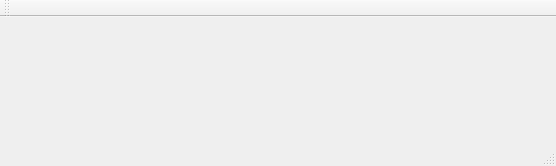
<?xml version="1.0" encoding="UTF-8"?>
<ui version="4.0">
 <class>MainWindow</class>
 <widget class="QMainWindow" name="MainWindow">
  <property name="geometry">
   <rect>
    <x>0</x>
    <y>0</y>
    <width>556</width>
    <height>166</height>
   </rect>
  </property>
  <property name="windowTitle">
   <string>MainWindow</string>
  </property>
  <widget class="QWidget" name="centralWidget"/>
  <widget class="QMenuBar" name="menuBar">
   <property name="geometry">
    <rect>
     <x>0</x>
     <y>0</y>
     <width>556</width>
     <height>21</height>
    </rect>
   </property>
  </widget>
  <widget class="QToolBar" name="mainToolBar">
   <attribute name="toolBarArea">
    <enum>TopToolBarArea</enum>
   </attribute>
   <attribute name="toolBarBreak">
    <bool>false</bool>
   </attribute>
  </widget>
  <widget class="QStatusBar" name="statusBar"/>
 </widget>
 <layoutdefault spacing="6" margin="11"/>
 <resources/>
 <connections/>
</ui>
